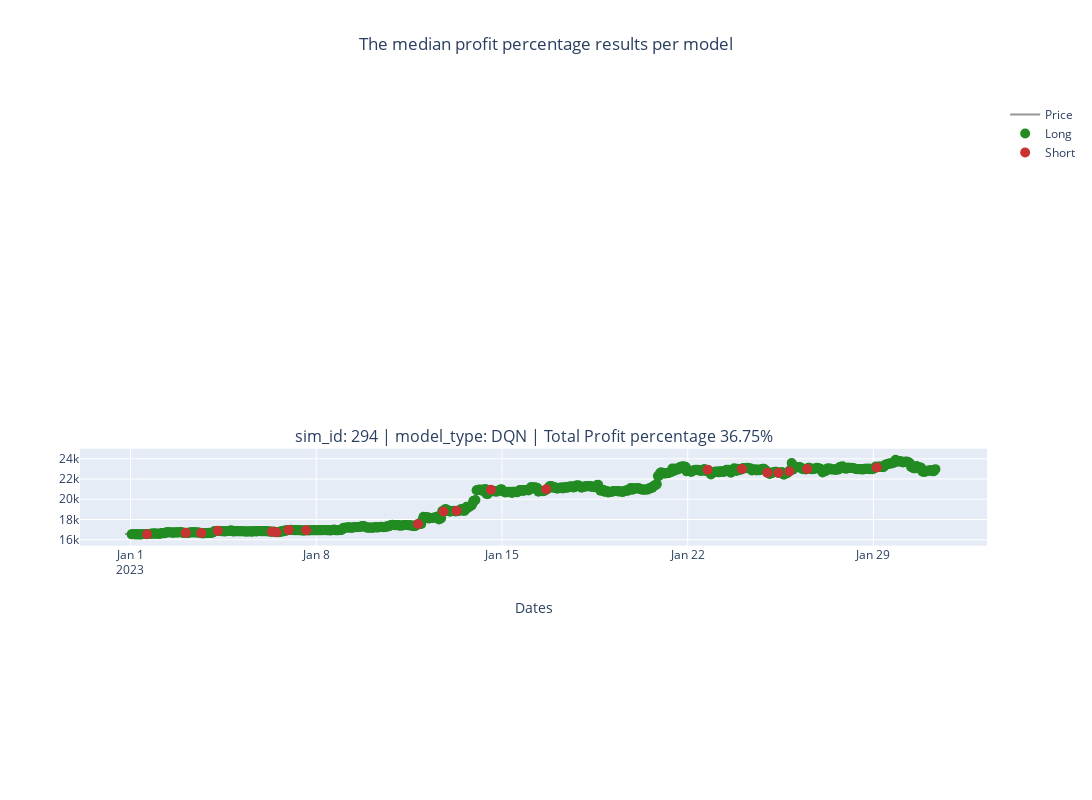

Notebook source saved alongside this figure:
### Code cell
plot_robot_actions_all_models(config_file_name_without_extension, "", "", median_sim_id_DQN, "")

### Figure 1 — Plotly figure (JSON) as saved in the notebook; plotly's stock layout.template omitted (floating-point values rounded to 4 significant figures; data arrays with more than 128 entries replaced by an {"elided": "..."} marker saying what was removed)
{"data": [{"legendgroup": "3", "marker": {"color": "#969696"}, "mode": "lines", "name": "Price", "type": "scatter", "x": {"elided": "734 str values"}, "xaxis": "x3", "y": {"elided": "734 float values"}, "yaxis": "y3"}, {"legendgroup": "3", "marker": {"color": "#228b22", "size": 10, "symbol": "circle"}, "mode": "markers", "name": "Long", "type": "scatter", "x": {"elided": "708 str values"}, "xaxis": "x3", "y": {"elided": "708 float values"}, "yaxis": "y3"}, {"legendgroup": "3", "marker": {"color": "#c83232", "size": 10, "symbol": "circle"}, "mode": "markers", "name": "Short", "type": "scatter", "x": ["2023-01-01 15:00:00.000000", "2023-01-03 02:00:00.000000", "2023-01-03 16:00:00.000000", "2023-01-04 07:00:00.000000", "2023-01-06 08:00:00.000000", "2023-01-06 12:00:00.000000", "2023-01-06 23:00:00.000000", "2023-01-07 15:00:00.000000", "2023-01-11 20:00:00.000000", "2023-01-12 19:00:00.000000", "2023-01-13 07:00:00.000000", "2023-01-14 14:00:00.000000", "2023-01-16 16:00:00.000000", "2023-01-22 18:00:00.000000", "2023-01-24 01:00:00.000000", "2023-01-25 00:00:00.000000", "2023-01-25 10:00:00.000000", "2023-01-25 20:00:00.000000", "2023-01-26 12:00:00.000000", "2023-01-29 03:00:00.000000"], "xaxis": "x3", "y": [16540.0, 16680.0, 16680.0, 16880.0, 16790.0, 16740.0, 16960.0, 16940.0, 17550.0, 18800.0, 18850.0, 20940.0, 20990.0, 22920.0, 22990.0, 22630.0, 22610.0, 22750.0, 22990.0, 23140.0], "yaxis": "y3"}], "layout": {"annotations": [{"font": {"size": 16}, "showarrow": false, "text": "sim_id: 294 | model_type: DQN | Total Profit percentage 36.75%", "x": 0.5, "xanchor": "center", "xref": "paper", "y": 0.4375, "yanchor": "bottom", "yref": "paper"}], "height": 800, "legend": {"tracegroupgap": 125}, "title": {"text": "The median profit percentage results per model", "x": 0.5}, "width": 1200, "xaxis": {"anchor": "y", "domain": [0, 1], "title": {"standoff": 25, "text": "Dates"}}, "xaxis2": {"anchor": "y2", "domain": [0, 1], "title": {"standoff": 25, "text": "Dates"}}, "xaxis3": {"anchor": "y3", "domain": [0, 1], "title": {"standoff": 25, "text": "Dates"}}, "xaxis4": {"anchor": "y4", "domain": [0, 1], "title": {"standoff": 25, "text": "Dates"}}, "yaxis": {"anchor": "x", "domain": [0.8438, 1], "title": {"standoff": 25, "text": ""}}, "yaxis2": {"anchor": "x2", "domain": [0.5625, 0.7188], "title": {"standoff": 25, "text": ""}}, "yaxis3": {"anchor": "x3", "domain": [0.2812, 0.4375], "title": {"standoff": 25, "text": ""}}, "yaxis4": {"anchor": "x4", "domain": [0, 0.1562], "title": {"standoff": 25, "text": ""}}}}
